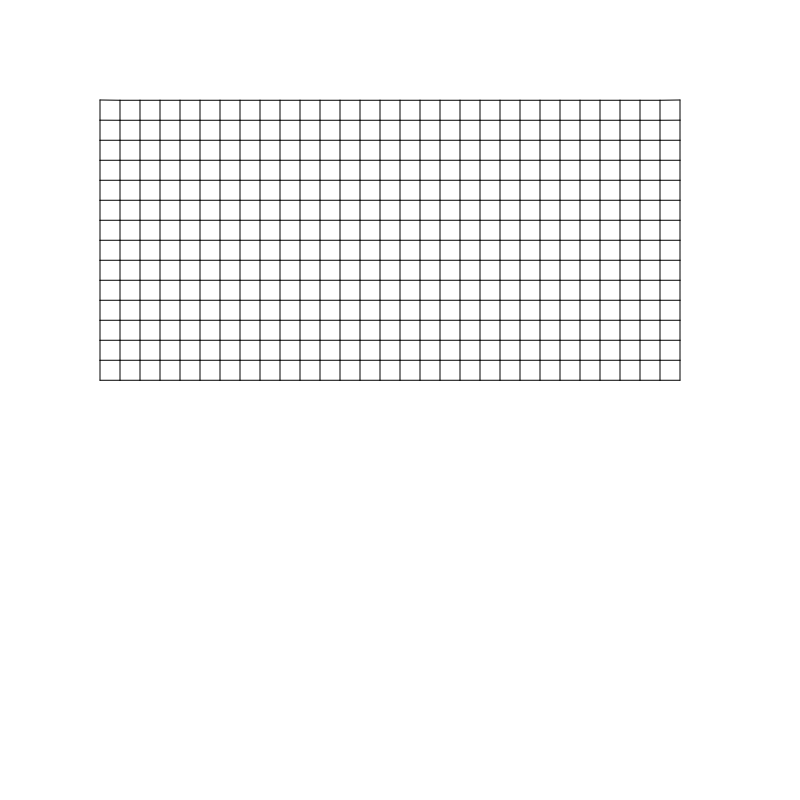
Frame 1 (no input)
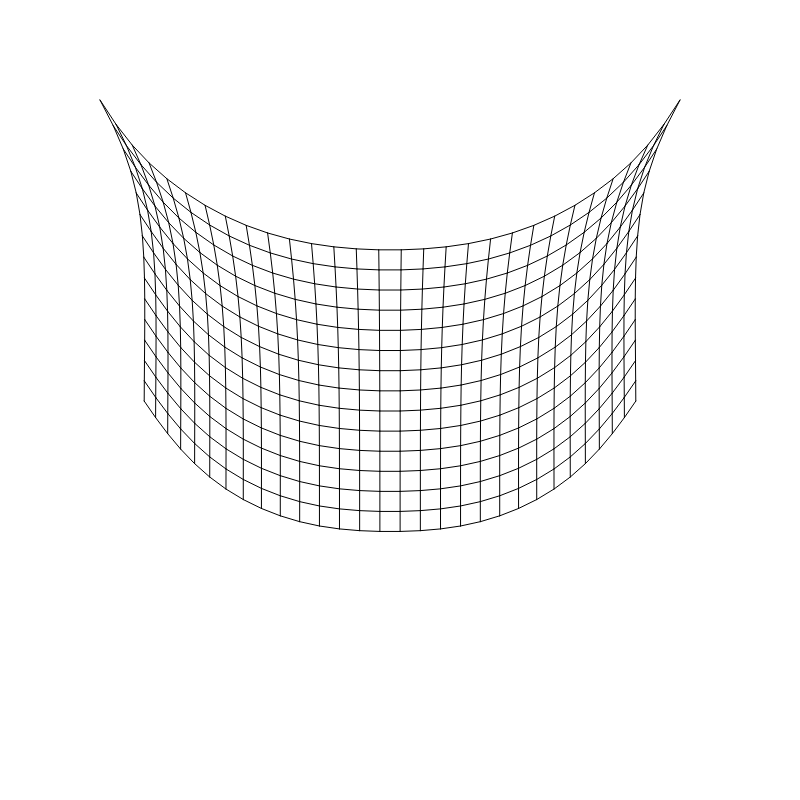
Frame 60 (no input)
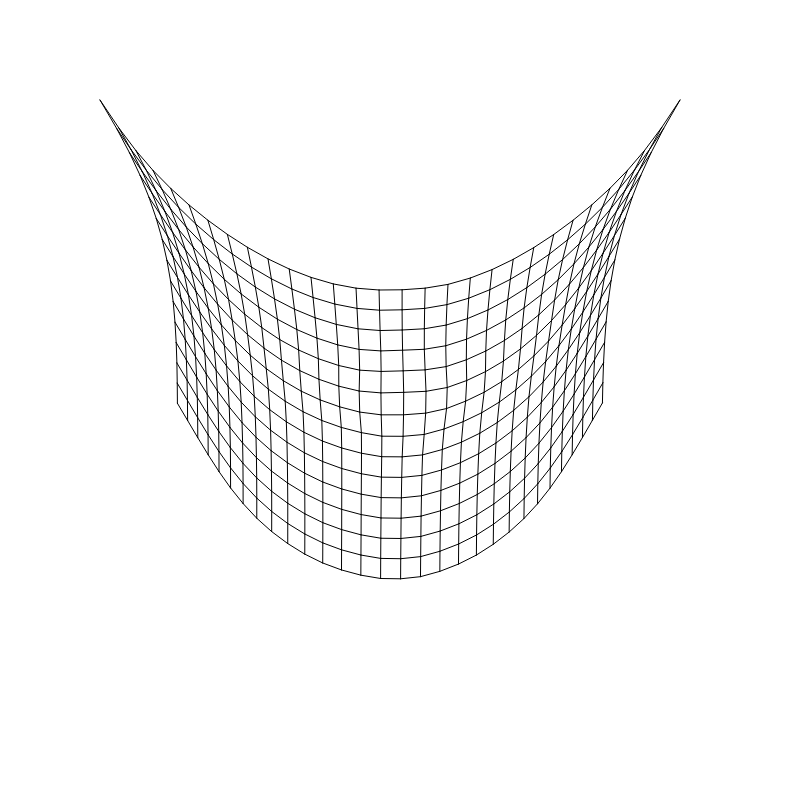
Frame 120 (the mouse pressed at the canvas centre since frame 60)

The p5.js sketch that drew these frames (run headless with seeded random() and noise() and a simulated clock; from frame 60 on, the mouse is pressed at the canvas centre):

// p5.js sketch
// ── sketch.js
var p1, p2, s;

var particles = [];
var springs = [];

var cols = 30;
var rows = 15;
var sp = 20; //particle spacing
var gravity;

function setup() {
    createCanvas(800, 800);
    background(51);

    //Put some week gravity
    gravity = createVector(0, 0.05);


    //Generate the particles and the springs
    var pi;
    for (var j = 0; j < rows; j++) {
        for (var i = 0; i < cols; i++) {
            pi = particles.length - 1;
            //Create new particle on the grid
            particles.push(new Particle(100 + i * sp, 100 + j * sp));

            //Attach the new particle with the previous one
            //Notice 'pi' holds the index of the previous particle
            if (i > 0) {
                springs.push(new Spring(particles[pi], particles[pi + 1], 0.5));
            }
            //Attach the particle with the particle above
            if (j > 0) {
                pi = particles.length - 1;
                springs.push(new Spring(particles[pi - cols], particles[pi], 0.5));
            }
        }
    }

    particles[0].locked = true;
    particles[cols - 1].locked = true;
}

function draw() {
    background(255);

    var mouseTarget = createVector(mouseX, mouseY);

    //Compute the simulation tree times per frame
    for (var t = 0; t < 3; t++) {
        //First compute the particles' state
        for (var i = 0; i < particles.length; i++) {
            particles[i].flee(mouseTarget);
            particles[i].applyForce(gravity);
            particles[i].update();
        }
        //Second, apply all the spring forces
        for (var i = 0; i < springs.length; i++) {
            springs[i].apply();
        }
    }

    //Finally draw
    for (var i = 0; i < springs.length; i++) {
        springs[i].show();
    }

    //Uncomment if you want to see the particles
    // for (var i = 0; i < particles.length; i++) {
    //     particles[i].show();
    // }

}

// ── particle.js
function Particle(x, y) {
    this.pos = createVector(x, y);
    this.v = createVector();
    this.a = createVector();
    this.locked = false;

    this.update = function() {

        if (!this.locked) {
            this.v.add(this.a);
            this.v.mult(0.95)
            this.pos.add(this.v);
        }
        this.a.mult(0);
    }

    this.applyForce = function(force) {
        this.a.add(force);
    }



    this.show = function() {
        stroke(255);
        strokeWeight(4);
        point(this.pos.x, this.pos.y);
    }

    //This is almost the same as the seek steering bahavior...
    //If you want to know more go to the flocking systems series https://goo.gl/ox7x3l
    this.flee = function(target) {
        var r = p5.Vector.sub(target, this.pos);
        if (r.mag() > 50) {
            return;
        }
        r.sub(this.v);
        r.limit(0.5);
        r.mult(-1);

        this.applyForce(r);
    }

}

// ── spring.js
function Spring(p1, p2, strenght) {

    this.p1 = p1;
    this.p2 = p2;
    this.strenght = strenght;
    this.l = p5.Vector.dist(p1.pos, p2.pos);


    this.show = function() {
        stroke(0);
        strokeWeight(1);
        line(this.p1.pos.x, this.p1.pos.y, this.p2.pos.x, this.p2.pos.y);
    }

    //Here is the magic
    this.apply = function() {

        var r = p5.Vector.sub(this.p2.pos, this.p1.pos);
        var cl = p5.Vector.dist(p1.pos, p2.pos);
        var dl = this.l - cl;

        //Compute the spring force according to the Hooks law
        var m = dl * this.strenght;
        r.setMag(m);

        this.p2.applyForce(r);
        r.mult(-1);
        this.p1.applyForce(r);

    }
}
